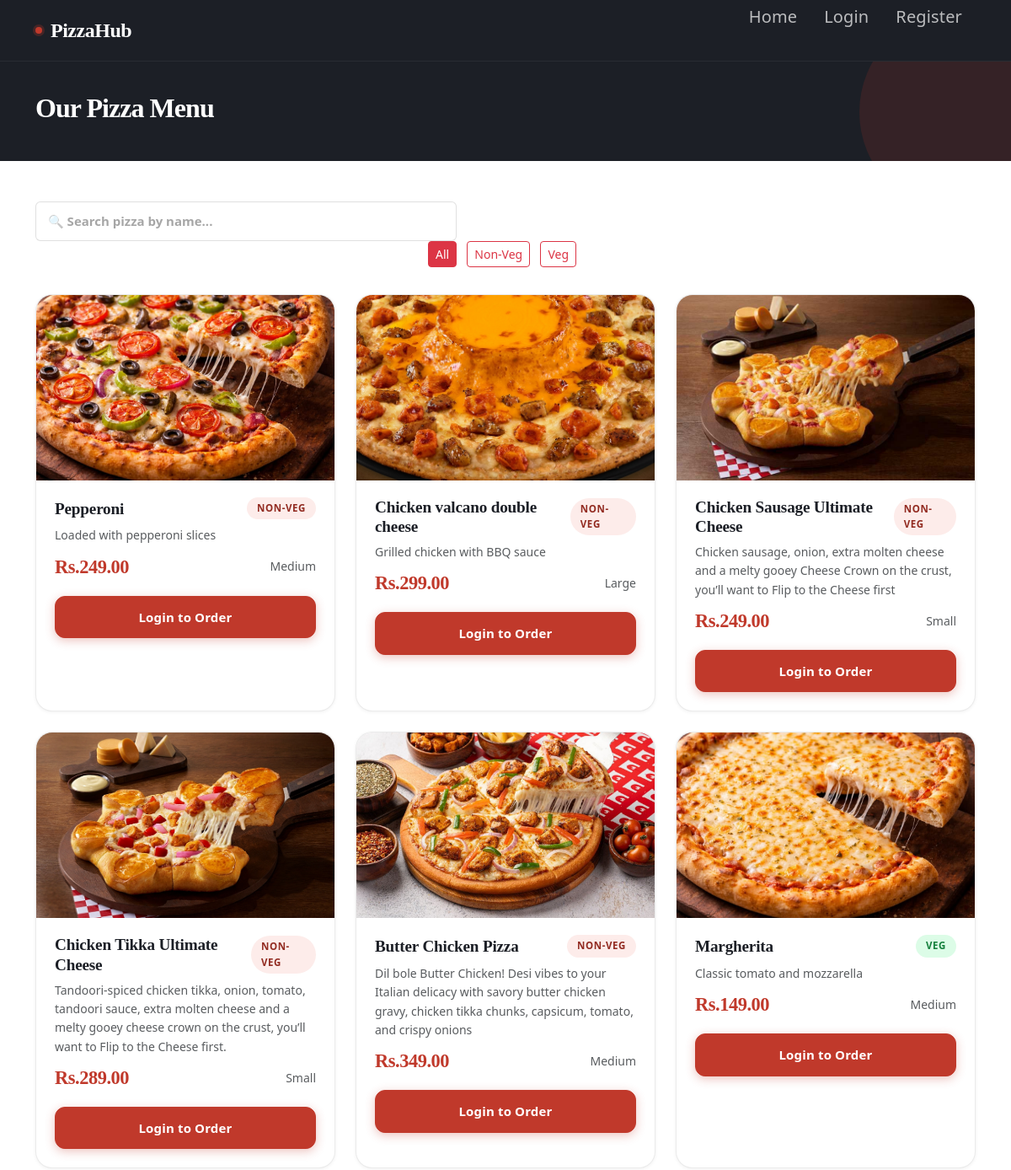
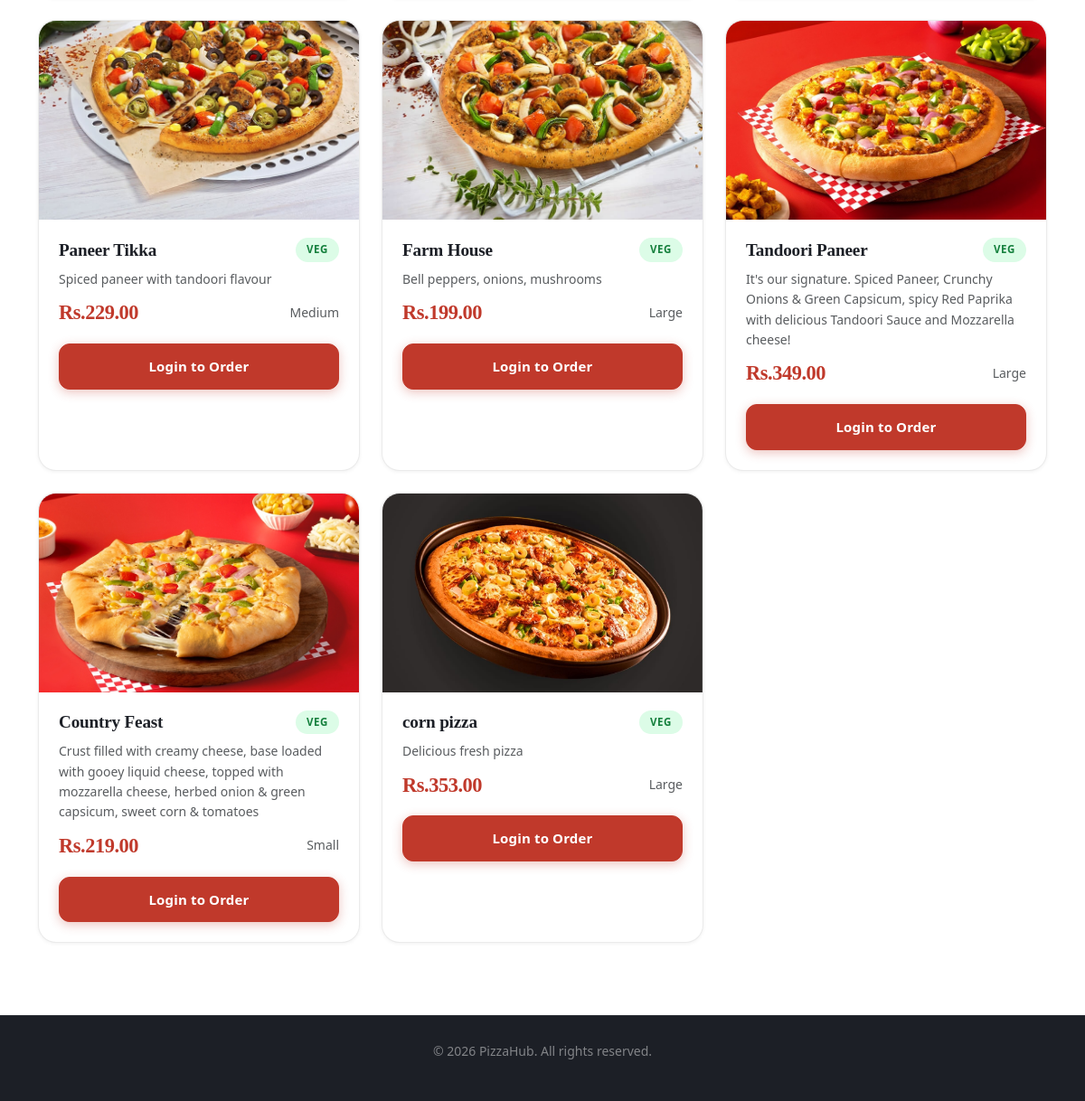
/user/menu.php, run on the app's committed database (2 pictures, top to bottom).
### tables this page shows
CREATE TABLE `menu` (
  `menu_id` int(11) NOT NULL,
  `name` varchar(150) NOT NULL,
  `description` text DEFAULT NULL,
  `price` decimal(8,2) NOT NULL,
  `size` enum('Small','Medium','Large') NOT NULL,
  `category` varchar(50) NOT NULL,
  `image` varchar(255) DEFAULT NULL,
  `is_available` tinyint(1) NOT NULL DEFAULT 1,
  `created_at` datetime DEFAULT current_timestamp()
);

### user/menu.php (the view, shortened to what this page needs)
<?php
include '../config/db.php';
$cat   = isset($_GET['category']) ? $_GET['category'] : 'All';
$items = ($cat == 'All')
    ? mysqli_query($conn, "SELECT * FROM menu WHERE is_available=1 ORDER BY category")
    : mysqli_query($conn, "SELECT * FROM menu WHERE is_available=1
        AND category='" . mysqli_real_escape_string($conn, $cat) . "'");
$cart_count = isset($_SESSION['cart']) ? count($_SESSION['cart']) : 0;
?>
<!DOCTYPE html>
<html lang="en">
<head>
<link rel="stylesheet"
      href="https://cdn.jsdelivr.net/npm/bootstrap@5.3.0/dist/css/bootstrap.min.css">
<link rel="stylesheet" href="../assets/css/style.css">
</head>
<body>
<nav class="navbar navbar-expand-lg">
  <div class="container">
    <a class="navbar-brand" href="../index.php">PizzaHub</a>
    <div class="collapse navbar-collapse" id="navMenu">
      <ul class="navbar-nav ms-auto">
        <li class="nav-item"><a class="nav-link" href="../index.php"><h5>Home<h5></a></li>
        <?php if (isset($_SESSION['user_id'])): ?>
        <li class="nav-item"><a class="nav-link" href="dashboard.php"><h5>Dashboard<h5></a></li>
        <li class="nav-item">
          <a class="nav-link" href="cart.php"><h5>🛒Cart</h5>
            <?php if ($cart_count > 0)
              echo "<span class='badge bg-warning text-dark'>$cart_count</span>"; ?>
          </a>
        </li>
        <li class="nav-item"><a class="nav-link" href="logout.php"><h5>Logout</h5></a></li>
        <?php else: ?>
        <li class="nav-item"><a class="nav-link" href="login.php"><h5>Login</h5></a></li>
        <li class="nav-item"><a class="nav-link" href="register.php"><h5>Register</h5></a></li>
        <?php endif; ?>
      </ul>
    </div>
  </div>
</nav>
<div class="page-header">
  <div class="container"><h2>Our Pizza Menu</h2></div>
</div>
<div class="container mb-5">
  <div class="mb-4 text-center">
  <input type="text" id="pizzaSearch"
         class="form-control"
         placeholder="🔍 Search pizza by name..."
         style="max-width:500px;font-weight:900;  display:block;">
    <a href="menu.php"
       class="btn btn-sm me-2 mb-2
       <?php echo $cat=='All' ? 'btn-danger' : 'btn-outline-danger'; ?>">
      All
    </a>
    <?php
    $cats = mysqli_query($conn,
        "SELECT DISTINCT category FROM menu WHERE is_available=1 ORDER BY category");
    while ($c = mysqli_fetch_assoc($cats)):
    ?>
    <a href="menu.php?category=<?php echo urlencode($c['category']); ?>"
       class="btn btn-sm me-2 mb-2
       <?php echo $cat==$c['category'] ? 'btn-danger' : 'btn-outline-danger'; ?>">
      <?php echo $c['category']; ?>
    </a>
    <?php endwhile; ?>
  </div>
  <div class="row g-4">
    <?php while ($item = mysqli_fetch_assoc($items)): ?>
    <div class="col-md-4 col-sm-6 pizza-item">
      <div class="card pizza-card">
        <div style="height:220px;border-radius:15px 15px 0 0;overflow:hidden;">
          <?php
          $img_menu  = '../assets/images/menu/' . $item['image'];
		$img_pizza  = '../assets/images/pizzas/' . $item['image'];
          $full_menu = $_SERVER['DOCUMENT_ROOT'] . '/pizza_delivery/assets/images/menu/' . $item['image'];
			$full_pizza = $_SERVER['DOCUMENT_ROOT'] . '/pizza_delivery/assets/images/pizzas/' . $item['image'];
		  if (!empty($item['image']) && file_exists($full_pizza)) {
			$img_path = $img_pizza;
		} elseif (!empty($item['image']) && file_exists($full_menu)) {
				$img_path = $img_menu;
		}
          ?>
            <img src="<?php echo $img_path; ?>"
                 alt="<?php echo htmlspecialchars($item['name']); ?>"
                 style="width:100%;height:100%;object-fit:cover;">
        </div>
        <div class="card-body">
          <div class="d-flex justify-content-between align-items-center mb-2">
            <h5 class="card-title fw-bold mb-0">
              <?php echo htmlspecialchars($item['name']); ?>
            </h5>
			<?php if(strtolower($item['category']) == 'veg'): ?>
  <span style="display:inline-block; background:#DCFCE7; color:#15803D;
               padding:4px 12px; border-radius:100px; font-size:0.72rem;
               font-weight:700; letter-spacing:0.05em; text-transform:uppercase;">
    VEG
  </span>
<?php else: ?>
  <span style="display:inline-block; background:#FDECEA; color:#922B21;
               padding:4px 12px; border-radius:100px; font-size:0.72rem;
               font-weight:700; letter-spacing:0.05em; text-transform:uppercase;">
    <?php echo $item['category']; ?>
  </span>
<?php endif; ?>
          </div>
          <p class="text-muted small mb-2">
            <?php echo $item['description'] ?: 'Delicious fresh pizza'; ?>
          </p>
          <div class="d-flex justify-content-between align-items-center mb-3">
            <span class="price-tag">
              Rs.<?php echo number_format($item['price'], 2); ?>
            </span>
            <span class="text-muted small"><?php echo $item['size']; ?></span>
          </div>
          <?php if (isset($_SESSION['user_id'])): ?>
          <form method="POST">
            <input type="hidden" name="menu_id"
                   value="<?php echo $item['menu_id']; ?>">
            <input type="hidden" name="name"
                   value="<?php echo htmlspecialchars($item['name']); ?>">
            <input type="hidden" name="price"
                   value="<?php echo $item['price']; ?>">
            <button type="submit" name="add_to_cart"
                    class="btn btn-primary w-100">Add to Cart</button>
          </form>
          <?php else: ?>
          <a href="login.php" class="btn btn-primary w-100">Login to Order</a>
          <?php endif; ?>
        </div>
      </div>
    </div>
    <?php endwhile; ?>
  </div>
</div>
<footer><p>&copy; 2026 PizzaHub. All rights reserved.</p></footer>
</body>
</html>

### assets/css/style.css (style rules this page uses)
*, *::before, *::after { margin: 0; padding: 0; box-sizing: border-box; }
:root { --red: #C0392B; --red-dark: #922B21; --red-deeper: #7B241C; --red-light: #FDECEA; --gold: #E8B84B; --gold-light: #FDF6E3; --charcoal: #1C1F26; --slate: #2C3E50; --smoke: #F5F4F0; --white: #FFFFFF; --muted: #6B7280; --border: rgba(0,0,0,0.08); --font-display: 'Playfair Display', Georgia, serif; --font-body: 'DM Sans', system-ui, sans-serif; --radius-sm: 6px; --radius-md: 12px; --radius-lg: 20px; --radius-xl: 32px; --shadow-sm: 0 1px 4px rgba(0,0,0,0.06); --shadow-md: 0 4px 16px rgba(0,0,0,0.10); --shadow-lg: 0 8px 32px rgba(0,0,0,0.13); --shadow-xl: 0 16px 48px rgba(0,0,0,0.15); --transition: 0.25s cubic-bezier(0.4, 0, 0.2, 1); }
body { font-family: var(--font-body); color: var(--charcoal); font-size: 16px; line-height: 1.6; -webkit-font-smoothing: antialiased; }
.navbar { background: var(--charcoal) !important; border-bottom: 1px solid rgba(255,255,255,0.06); padding: 0 0; min-height: 64px; }
.navbar-brand { font-family: var(--font-display); font-size: 1.5rem; font-weight: 700; color: var(--white) !important; letter-spacing: -0.02em; display: flex; align-items: center; gap: 10px; }
.navbar-brand::before { content: ''; display: inline-block; width: 8px; height: 8px; background: var(--red); border-radius: 50%; box-shadow: 0 0 0 3px rgba(192,57,43,0.25); }
.nav-link { color: rgba(255,255,255,0.7) !important; font-weight: 500; font-size: 0.9rem; letter-spacing: 0.01em; padding: 0.5rem 1rem !important; border-radius: var(--radius-sm); transition: color var(--transition), background var(--transition); }
.pizza-card { background: var(--white); border: 1px solid var(--border); border-radius: var(--radius-lg); box-shadow: var(--shadow-sm); transition: transform var(--transition), box-shadow var(--transition), border-color var(--transition); height: 100%; overflow: hidden; }
.pizza-card .card-body { padding: 20px 22px 22px; }
.pizza-card .card-title { font-family: var(--font-display); font-size: 1.2rem; font-weight: 700; letter-spacing: -0.01em; color: var(--charcoal); margin-bottom: 6px; }
.price-tag { font-family: var(--font-display); font-size: 1.4rem; font-weight: 700; color: var(--red); letter-spacing: -0.02em; }
.form-control { border: 1.5px solid rgba(0,0,0,0.12); border-radius: var(--radius-sm); padding: 11px 14px; font-family: var(--font-body); font-size: 0.9375rem; color: var(--charcoal); background: var(--white); transition: border-color var(--transition), box-shadow var(--transition); }
.form-control::placeholder { color: rgba(0,0,0,0.35); }
.btn-primary { background: var(--red) !important; border-color: var(--red) !important; width: 100%; padding: 13px; font-family: var(--font-body); font-weight: 600; font-size: 0.9375rem; border-radius: var(--radius-md) !important; letter-spacing: 0.01em; transition: all var(--transition) !important; box-shadow: 0 3px 12px rgba(192,57,43,0.3); }
.page-header { background: var(--charcoal); color: var(--white); padding: 36px 0; margin-bottom: 48px; position: relative; overflow: hidden; }
.page-header::before { content: ''; position: absolute; right: -60px; top: -60px; width: 240px; height: 240px; background: rgba(192,57,43,0.15); border-radius: 50%; }
.page-header h2 { font-family: var(--font-display); font-weight: 700; font-size: 2rem; letter-spacing: -0.03em; position: relative; }
footer { background: var(--charcoal); color: rgba(255,255,255,0.45); text-align: center; padding: 28px; margin-top: 80px; font-size: 0.875rem; border-top: 1px solid rgba(255,255,255,0.06); }

### data on the page
menu: image (picture), name "Pepperoni", category "NON-VEG", description "Loaded with pepperoni slices", price "249.00", size "Medium"
menu: image (picture), name "Chicken valcano double cheese", category "NON-VEG", description "Grilled chicken with BBQ sauce", price "299.00", size "Large"
menu: image (picture), name "Chicken Sausage Ultimate Cheese", category "NON-VEG", description "Chicken sausage, onion, extra molten cheese and a melty gooey Cheese Crown on the crust, you’ll want to Flip to the Cheese first", price "249.00", size "Small"
menu: image (picture), name "Chicken Tikka Ultimate Cheese", category "NON-VEG", description "Tandoori-spiced chicken tikka, onion, tomato, tandoori sauce, extra molten cheese and a melty gooey cheese crown on the crust, you’ll want to Flip to the Cheese first.", price "289.00", size "Small"
menu: image (picture), name "Butter Chicken Pizza", category "NON-VEG", description "Dil bole Butter Chicken! Desi vibes to your Italian delicacy with savory butter chicken gravy, chicken tikka chunks, capsicum, tomato, and crispy onions", price "349.00", size "Medium"
menu: image (picture), name "Margherita", category "VEG", description "Classic tomato and mozzarella", price "149.00", size "Medium"
menu: image (picture), name "Paneer Tikka", category "VEG", description "Spiced paneer with tandoori flavour", price "229.00", size "Medium"
menu: image (picture), name "Farm House", category "VEG", description "Bell peppers, onions, mushrooms", price "199.00", size "Large"
menu: image (picture), name "Tandoori Paneer", category "VEG", description "It's our signature. Spiced Paneer, Crunchy Onions & Green Capsicum, spicy Red Paprika with delicious Tandoori Sauce and Mozzarella cheese!", price "349.00", size "Large"
menu: image (picture), name "Country Feast", category "VEG", description "Crust filled with creamy cheese, base loaded with gooey liquid cheese, topped with mozzarella cheese, herbed onion & green capsicum, sweet corn & tomatoes", price "219.00", size "Small"
menu: image (picture), name "corn pizza", category "VEG", description "Delicious fresh pizza", price "353.00", size "Large"

### other printed values
$c['category'] "Non-Veg"
$c['category'] "Veg"
